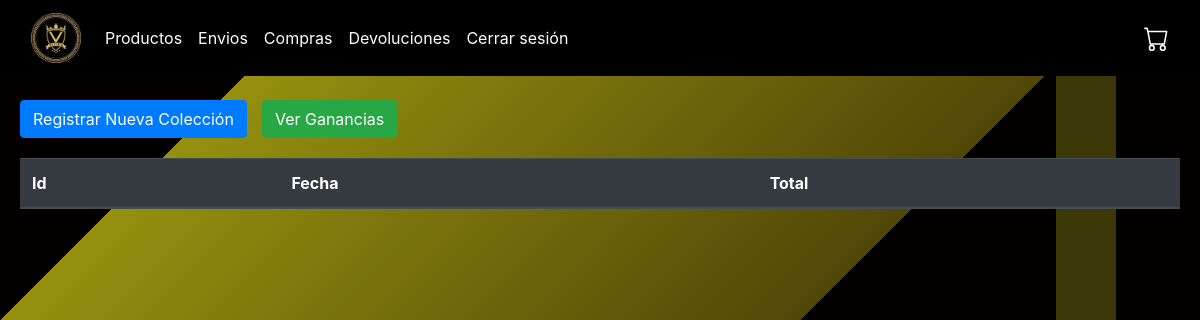
/inversion (signed in), run on an earlier commit of the app's database.
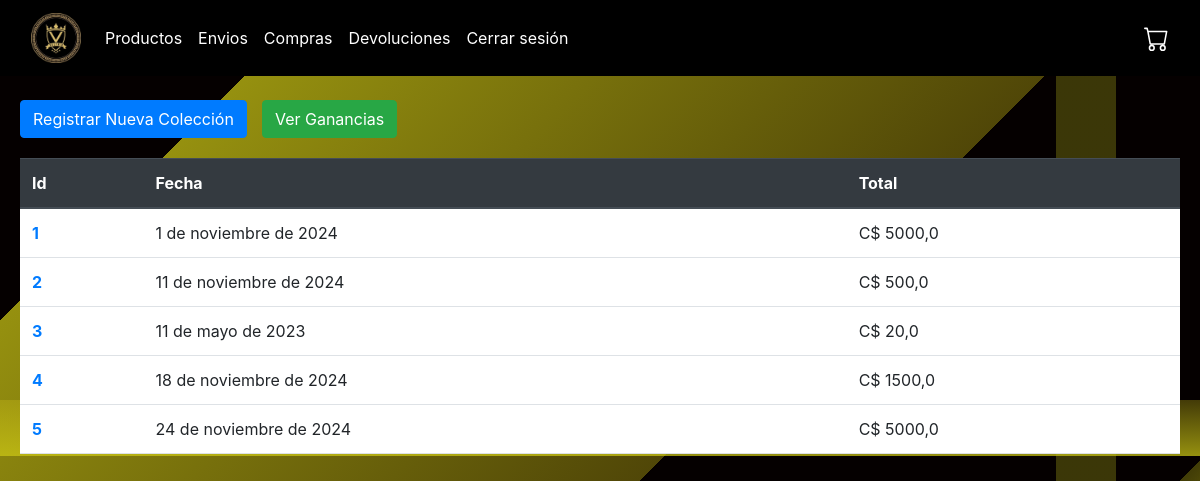
And on a later commit of the database.
### plus/models.py (models this page shows, shortened)
class InversionColeccion(models.Model):
    total_inversion = models.FloatField()
    fecha_inversion = models.DateField(auto_now_add=True)
    confirmada = models.BooleanField(default=0)

### plus/views.py (the view)
# urls.py: path('inversion',views.inversion,name="inversion"),
@staff_required
def inversion(request):
    inversiones = InversionColeccion.objects.filter(confirmada = True)
    for inversion in inversiones:
        inversion.detalles = DetalleInversion.objects.filter(inversion_coleccion=inversion)
    return render(request, "plus/administracion/invesion.html",{
        'inversiones' : inversiones,
    })

### plus/views.py (called while the page is built)
def is_staff_user(user):
    return user.is_staff

### plus/templates/plus/administracion/invesion.html (shortened to what this page needs)
{% extends "plus/administracion/layout.html" %}
{% block body %}
<div style="display: flex; gap: 15px; margin-bottom: 20px;">
    <form action="{% url 'registro_inversion' %}" style="margin-left: 20px;">
        <button type="submit" class="btn btn-primary">Registrar Nueva Colección</button>
    </form>
    <form action="{% url 'ver_ganancias' %}">
        <button class="btn btn-success">Ver Ganancias</button>
    </form>
</div>
    <div style="display: flex; gap: 10px; flex-grow: 1;">
        <table style="margin: 0 20px; flex: 1;" class="table">
            <thead class="thead-dark">
                <tr>
                    <th scope="col">Id</th>
                    <th scope="col">Fecha</th>
                    <th scope="col">Total</th>
                </tr>
            </thead>
            <tbody>
                {% for inversion in inversiones %}
                <tr>
                    <th scope="row">
                        <a href="{% url 'inversionEspecifica' id=inversion.id %}">{{ inversion.id }}</a>
                    </th>
                    <td>{{ inversion.fecha_inversion }}</td>
                    <td>C$ {{ inversion.total_inversion }}</td>
                </tr>
                {% endfor %}
            </tbody>
        </table>
    </div>
{% endblock %}

What changed in the data, as far as the page shows it:
now on this page (row edited): InversionColeccion: id "1", fecha_inversion "1 de noviembre de 2024", total_inversion "5000,0"
now on this page (row edited): InversionColeccion: id "2", fecha_inversion "11 de noviembre de 2024", total_inversion "500,0"
added InversionColeccion: id "3", fecha_inversion "11 de mayo de 2023", total_inversion "20,0"
added InversionColeccion: id "4", fecha_inversion "18 de noviembre de 2024", total_inversion "1500,0"
added InversionColeccion: id "5", fecha_inversion "24 de noviembre de 2024", total_inversion "5000,0"
